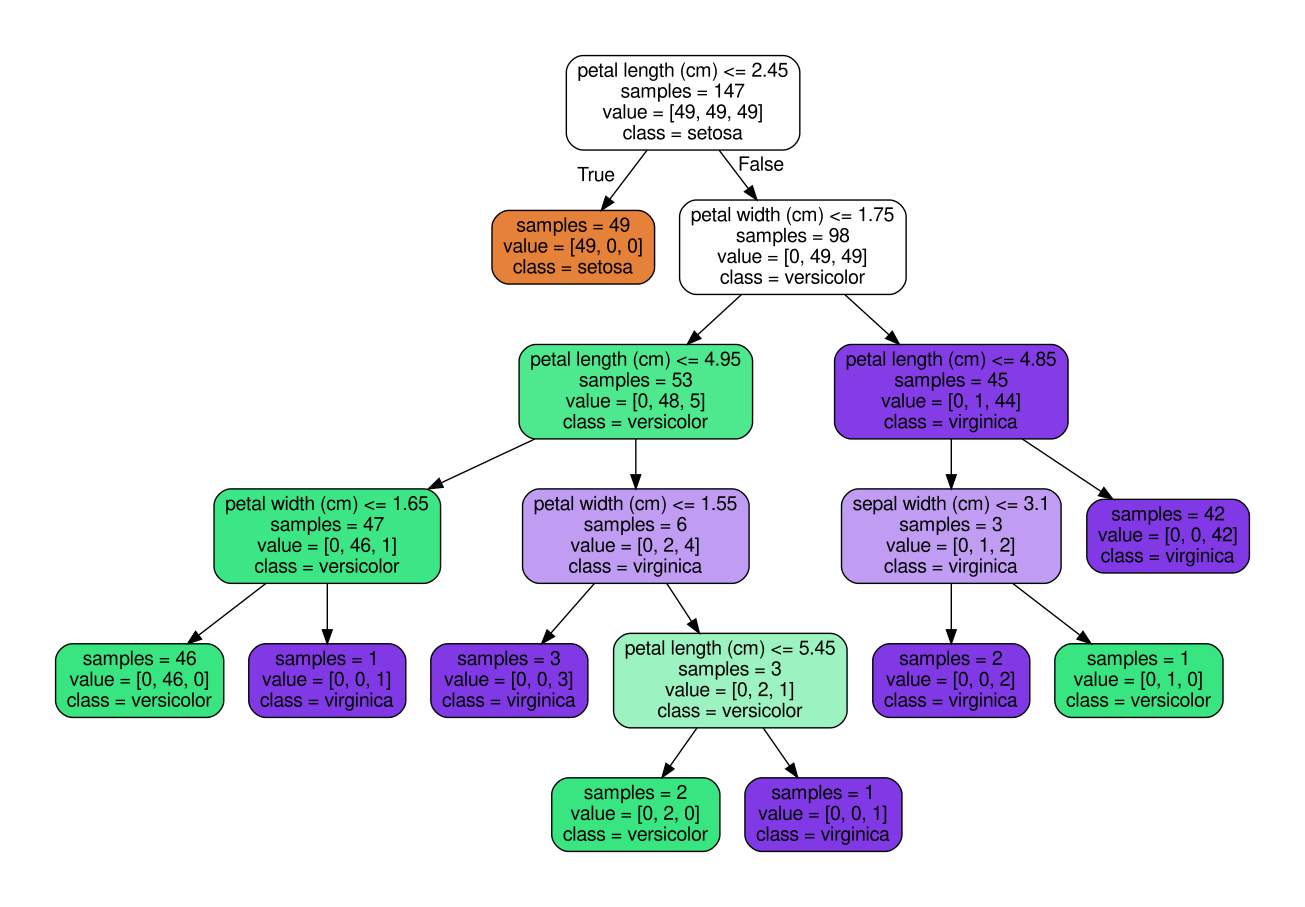

The Python source for this figure:
from sklearn.datasets import load_iris
from sklearn import tree
import numpy as np


iris = load_iris()
test_idx = [0,50,100] # there is 50 example of witch label respectively starting in the table by the indexes 0,50,100

#labelsN = iris.target_names
#featuresN = iris.feature_names

#labels = iris.target[0]
#features = iris.data[0]

#traing data - uses numpy to delete the train data 
train_target = np.delete(iris.target,test_idx) 
train_data = np.delete(iris.data,test_idx,axis=0)

# print("Train data")
# print(train_target)
# print(train_data)

#test data only gets the data that was removed from the data set
test_target = iris.target[test_idx]
test_data = iris.data[test_idx]

# print("Test data")
# print(test_target)
# print(test_data)

clf = tree.DecisionTreeClassifier()
clf.fit(train_data, train_target)

expected_answer = test_target
answer = clf.predict(test_data)
print (expected_answer)
print (answer)

#Decision tree
from sklearn.externals.six import StringIO
import pydotplus as pydot
dot_data = StringIO()
tree.export_graphviz(
    clf,
    out_file=dot_data,
    feature_names=iris.feature_names,
    class_names=iris.target_names,
    filled=True,
    rounded=True,
    impurity=False
)

graph = pydot.graph_from_dot_data(dot_data.getvalue())
#graph = pydot.graph_from_dot_data(dot_data.getvalue())
graph.write_pdf("iris.pdf")
